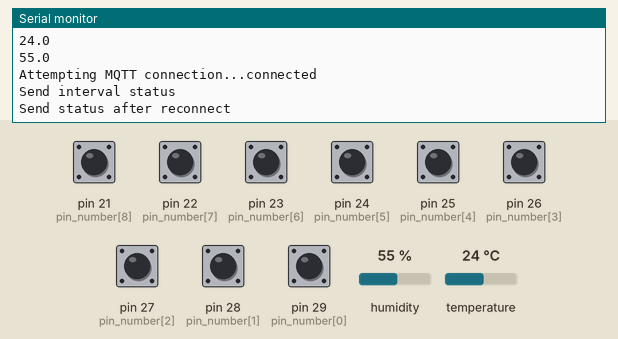
Bench run of a sketch on a simulated Arduino Mega 2560, built with avr-gcc and run on an emulated ATmega2560. Parts: the last lines printed to the serial monitor. The inputs (shaded band) are chosen by the test bench; at power-on: pin 21 (pin_number[8]), pin 22 (pin_number[7]), pin 23 (pin_number[6]), pin 24 (pin_number[5]), pin 25 (pin_number[4]), pin 26 (pin_number[3]), pin 27 (pin_number[2]), pin 28 (pin_number[1]), pin 29 (pin_number[0]) HIGH, humidity 55 %, temperature 24 °C. WiFi joins after 1.5 s; servers stay silent unless stated; no MQTT or app messages arrive unless stated.

Above: at 2.7 s.
2.8 s: pin 21 (pin_number[8]) pulled LOW for 0.15 s
At 4.1 s:
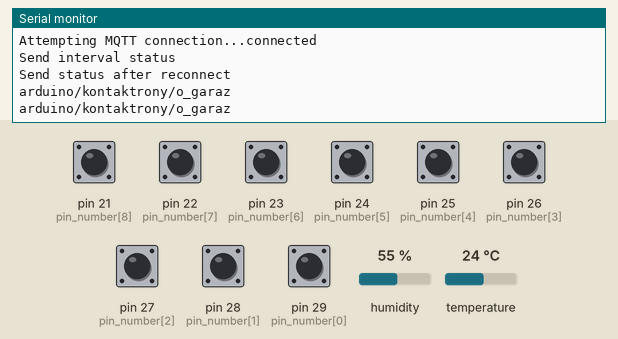
4.4 s: pin 22 (pin_number[7]) pulled LOW for 0.15 s
At 5.4 s:
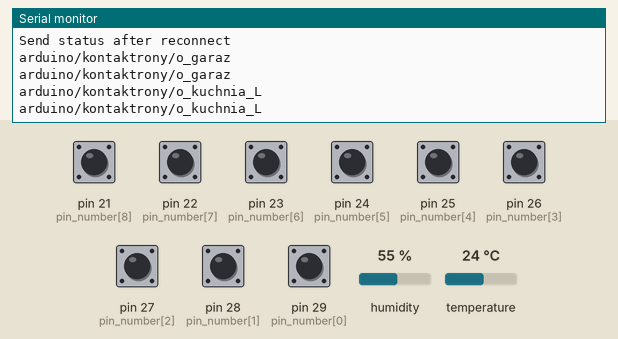
6.0 s: pin 23 (pin_number[6]) pulled LOW for 0.15 s
At 6.6 s:
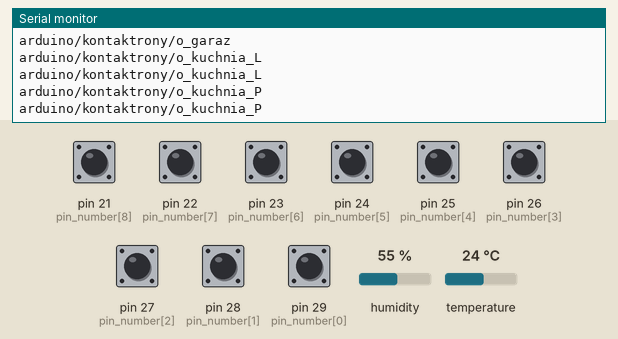
7.6 s: pin 24 (pin_number[5]) pulled LOW for 0.15 s
At 8.9 s:
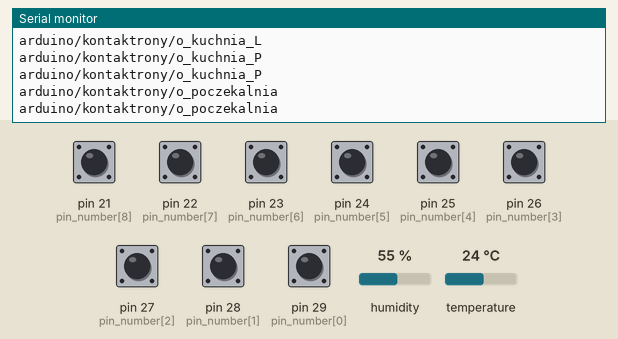
9.2 s: pin 25 (pin_number[4]) pulled LOW for 0.15 s
At 10.3 s:
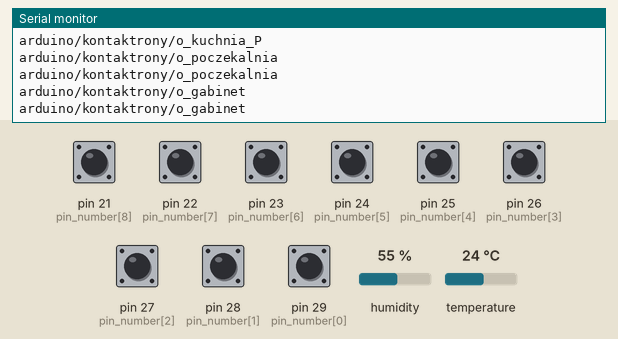
10.8 s: pin 26 (pin_number[3]) pulled LOW for 0.15 s
At 11.5 s:
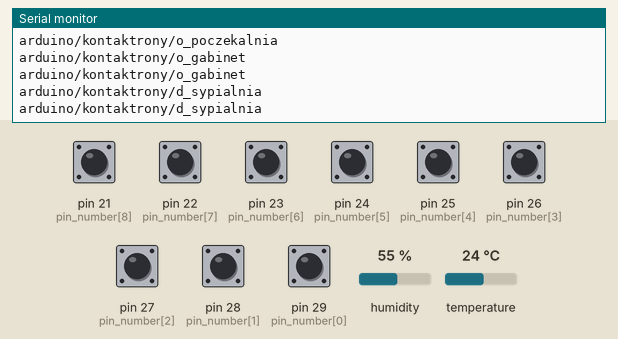

The sketch:

MQTT_HA.ino
```cpp
#include <SPI.h>
#include <Ethernet2.h>
#include <PubSubClient.h>
#include <DHT.h>
#include <DHT_U.h>


// opis pinów:
// 29 okno salon L
// 28 okno salon P
// 27 okno łazienka góra
//  okno kuchnia L
//  okno kuchnia P
//  okno poczekalnia
//  okno gabinet
//  okno garaż
//  okno kotłownia
//  okno schody
//  okno garderoba
// 26 drzwi taras sypialnia
//  drzwi taras gościnny
//  okno gościnny L
//  okno gościnny P
//  okno olek P
//  okno olek L

const char* MQTTtopic = "arduino/kontaktrony/";
const char* name[] = {"o_salon_L", "o_salon_P", "o_lazienka_gora", "d_sypialnia", "o_gabinet", "o_poczekalnia", "o_kuchnia_P", "o_kuchnia_L", "o_garaz"};
//char *tablica3 [] = {"o_salon_L", "o_salon_P", "o_lazienka_gora", "d_sypialnia", "o_gabinet", "o_poczekalnia", "o_kuchnia_P", "o_kuchnia_L", "o_garaz", "o_kotlownia", "o_schody", "o_garderoba", "d_goscinny", "o_goscinny_L", "o_goscinny_P", "o_olek_L", "o_olek_P"};
byte pin_number[] = {29, 28, 27, 26, 25, 24, 23, 22, 21}; //change pin number, sequence according to name[]
byte pin_state[9] = {};
const int table_lenght = 9;

unsigned long aktualny_czas = 0;
unsigned long zapamietany_czas = 0;
unsigned long interwal_status = 60000UL;

// DHT22
#define DHT_lazienka_PIN 2
#define DHTTYPE DHT22
DHT dht_lazienka(DHT_lazienka_PIN, DHTTYPE);
String temp_lazienka_gora;
String temp_lazienka_gora_before;
String hum_lazienka_gora;
String hum_lazienka_gora_before;

//network and mqtt config
byte mac[] = { 0xDE, 0xAD, 0xBE, 0xEF, 0xFE, 0xAD };
IPAddress ip(192, 168, 1, 105);
IPAddress server(192, 168, 1, 100);
char message_buff[100];
EthernetClient ethClient;
PubSubClient client(ethClient);

void callback(char* topic, byte* message, unsigned int length)
{
  Serial.print("Message arrived on topic: ");
  Serial.print(topic);
  Serial.print(". Message: ");
  String messageTemp;
  for (int i = 0; i < length; i++)
  {
    Serial.print((char)message[i]);
    messageTemp += (char)message[i];
  }
}

void reconnect()
{
  // Loop until we're reconnected
  while (!client.connected())
  {
    Serial.print("Attempting MQTT connection...");
    // Attempt to connect
    if (client.connect("arduinoClient", "user", "pswd"))
    {
      Serial.println("connected");
    }
    else
    {
      Serial.print("failed, rc=");
      Serial.print(client.state());
      Serial.println(" try again in 5 seconds");
      // Wait 5 seconds before retrying
      delay(5000);
    }
  }
}

void setup()
{
  Serial.begin(9600);
  client.setServer("192.168.1.100", 1883);
  client.setCallback(callback);
  Ethernet.begin(mac);
  dht_lazienka.begin();

  Serial.println(Ethernet.localIP());
  //readTime = 0;

  for (int i = 0; i < table_lenght; i++)
  {
    pinMode(pin_number[i], INPUT_PULLUP);
  }

  send_status_kontaktrony();

  temp_lazienka_gora_before = String(dht_lazienka.readTemperature(), 1);
  Serial.println(temp_lazienka_gora_before);
  hum_lazienka_gora_before = String(dht_lazienka.readHumidity(), 1);
  Serial.println(hum_lazienka_gora_before);
  send_status_DHT();

}

bool checkBound(float newValue, float prevValue, float maxDiff)
{
  return !isnan(newValue) &&
         (newValue < prevValue - maxDiff || newValue > prevValue + maxDiff);
}

void loop()
{
  aktualny_czas = millis();

  if (!client.connected())
  {
    reconnect();
    send_status_kontaktrony();
    send_status_DHT();
    Serial.println("Send status after reconnect");
  }

  client.loop();

  for (int i = 0; i < table_lenght; i++)
  {
    if (digitalRead(pin_number[i]) != pin_state[i])
    {
      pin_state[i] = digitalRead(pin_number[i]);

      char topic_to_send[40];
      strcpy(topic_to_send, MQTTtopic);
      strcat(topic_to_send, name[i]);

      client.publish(topic_to_send, String(pin_state[i]).c_str(), true);
      Serial.println(topic_to_send);
    }

    if (aktualny_czas - zapamietany_czas >= interwal_status)
    {
      zapamietany_czas = aktualny_czas;
      send_status_kontaktrony();
      send_status_DHT();
    }
  }
}

void send_status_kontaktrony()
{
  for (int i = 0; i < table_lenght; i++)
  {
    pin_state[i] = digitalRead(pin_number[i]);
    char topic_to_send[40];
    strcpy(topic_to_send, MQTTtopic);
    strcat(topic_to_send, name[i]);
    client.publish(topic_to_send, String(pin_state[i]).c_str(), true);
  }
  Serial.println("Send interval status");
}

void send_status_DHT()
{
  temp_lazienka_gora = String(dht_lazienka.readTemperature(), 1);
  if (temp_lazienka_gora != temp_lazienka_gora_before)
  {
    client.publish("arduino/DHT/temp/lazienka_gora", String(temp_lazienka_gora).c_str(), true);
    temp_lazienka_gora_before = temp_lazienka_gora;
    Serial.print("Send temp_lazienka_gora: ");
    Serial.println(temp_lazienka_gora);
  }

  hum_lazienka_gora = String(dht_lazienka.readHumidity(), 1);
  if (hum_lazienka_gora != hum_lazienka_gora_before)
  {
    client.publish("arduino/DHT/hum/lazienka_gora", String(hum_lazienka_gora).c_str(), true);
    hum_lazienka_gora_before = hum_lazienka_gora;
    Serial.print("Send hum_lazienka_gora: ");
    Serial.println(hum_lazienka_gora);
  }
}
```

Measured:
- after the input at 2.8 s, the serial monitor: prints a new line at once (image 1)
- after the input at 4.4 s, the serial monitor: prints a new line at once (image 2)
- after the input at 6.0 s, the serial monitor: prints a new line at once (image 3)
- after the input at 7.6 s, the serial monitor: prints a new line at once (image 4)
- after the input at 9.2 s, the serial monitor: prints a new line at once (image 5)
- after the input at 10.8 s, the serial monitor: prints a new line at once (image 6)
